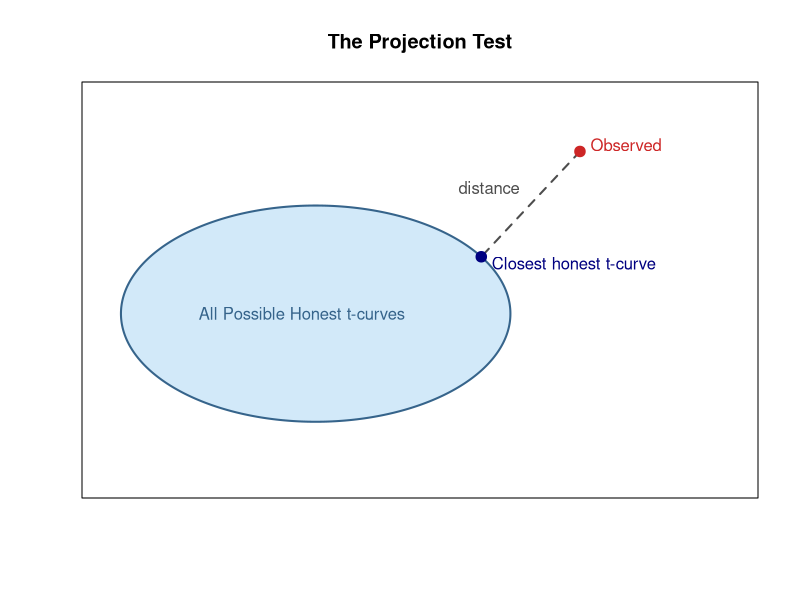

R code for this plot:
############################################################
## Intuition for convex projection in base R
## A non-technical picture:
##   - blue ellipse = set of "allowable" explanations
##   - red point    = observed object
##   - dark point   = projection (closest allowable point)
##   - dashed line  = distance minimized by projection
############################################################

root <- "C:/Users/stefa/OneDrive/Documents/GitHub/When_is_p_hacking_detectable"

setwd(paste0(root,"/figures"))

# -----------------------------
# 1) Define a convex set: ellipse
# -----------------------------
theta <- seq(0, 2*pi, length.out = 500)

cx <- 0       # center x
cy <- 0       # center y
a  <- 2.8     # horizontal radius
b  <- 1.6     # vertical radius

x_ellipse <- cx + a * cos(theta)
y_ellipse <- cy + b * sin(theta)

# -----------------------------
# 2) Pick a point outside the set
# -----------------------------
x0 <- 3.8
y0 <- 2.4

x1 <- -2
y1 <- 2

# -----------------------------
# 3) Compute its projection onto the ellipse
#    (numerically: closest point on boundary)
# -----------------------------
dist2 <- (x_ellipse - x0)^2 + (y_ellipse - y0)^2
i_min <- which.min(dist2)
xp <- x_ellipse[i_min]
yp <- y_ellipse[i_min]

dist3 <- (x_ellipse - x1)^2 + (y_ellipse - y1)^2
i_min2 <- which.min(dist3)
xp2 <- x_ellipse[i_min2]
yp2 <- y_ellipse[i_min2]

# -----------------------------
# 4) Plot
# -----------------------------
op <- par(mar = c(3.5, 3.5, 3, 1))
pdf("visualize_test.pdf", width = 8, height = 6)


plot(NA, NA,
     xlim = c(-3, 6), ylim = c(-2.5, 3.2),
     xlab = "", ylab = "", axes = FALSE,
     main = "The Projection Test")

# Fill the convex set
polygon(x_ellipse, y_ellipse,
        col = adjustcolor("skyblue2", alpha.f = 0.35),
        border = "steelblue4", lwd = 2)

# Dashed line from outside point to projection
segments(x0, y0, xp, yp, lty = 2, lwd = 2, col = "gray30")
text((x0 + xp)/2-0.6, (y0 + yp)/2, "distance", pos = 3, col = "gray30")

# Outside point
points(x0, y0, pch = 19, cex = 1.4, col = "firebrick3")

# Projection point
points(xp, yp, pch = 19, cex = 1.4, col = "navy")

# Labels
text(x0 + 0.15, y0 + 0.1, "Observed", col = "firebrick3", adj = 0)
text(xp + 0.15, yp - 0.1, "Closest honest t-curve", col = "navy", adj = 0)
text(-0.2, 0, "All Possible Honest t-curves", col = "steelblue4")



box()
par(op)

dev.off()
